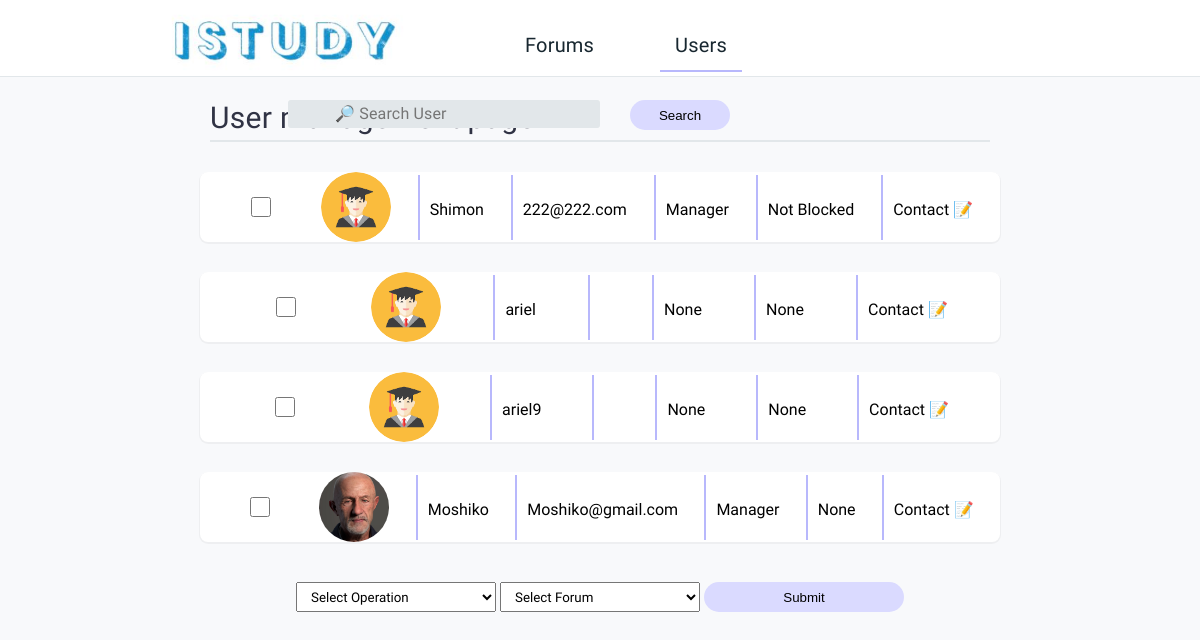
Page /UserManagementPage/Admin1234 on the committed database.
### WebIStudy/models.py (models this page shows, shortened)
class User(models.Model):
    user_name = models.CharField(max_length=50)
    password = models.CharField(max_length=50)
    email = models.CharField(max_length=50)
    campus = models.CharField(max_length=50)
    degree = models.CharField(max_length=50)
    study_year = models.CharField(max_length=50)
    picture = models.ImageField(upload_to=filepath,  null=True, blank=True)
    blocked = models.CharField(max_length=50, null=True)
    manager = models.CharField(max_length=50, null=True)
    forum_manage = models.CharField(max_length=50, null=True)

### WebIStudy/views.py (the view)
# urls.py: re_path(r'UserManagementPage/(?P<oid>[-\w]*)',ShowUserManagePage, name='UsersManage'),
def ShowUserManagePage(request, oid):
    admin = Admin.objects.get(user_name = oid)
    user = User.objects.all()
    forum = Forum.objects.all()
    return render(request, "HTML/UserManagement.html", {'admin':admin, 'user':user, 'forum':forum})

### WebIStudy/templates/HTML/UserManagement.html (shortened to what this page needs)
{% load static %}
<!DOCTYPE html>
<html lang="en" dir="ltr">
  <head>
    <link rel="stylesheet" href="{% static 'CSS/UserManagement.css' %}">
  </head>
  <body>
    <nav>
      <div class="Menu">
        <img src="{% static 'Pictures/Istudy_Logo.JPG' %}" alt="logi" class="logo_image">
        <a href="{% url 'WebIStudy:BacktoManage' admin.user_name %}"><button class="forums_button">Forums</button></a>
        <a href=""><button class="Users_button">Users</button></a>
      </div>
    </nav>
    <section>
      <div class="Search">
        <h1>User management page</h1>
        <form action="{% url 'WebIStudy:searchuser' admin.user_name %}" method="post">
          <input class="input" type="text" name="searchbar" id="searchbar" placeholder="&#128270; Search User"  />
          <button  class="inpu"  style="width: 100px; margin-left: 1150px; margin-top: -40px; position: absolute;"> Search </button>
        </form>
      </div>
    </section>
    <form action="{% url 'WebIStudy:UsersManageActions' admin.user_name %}" method="post" class="container">
      {% for i in user%}
      <div class="UserProf">
        <input type="checkbox" class="check" value="{{i.user_name}}" name="item">
        <img src="{{i.picture.url}}" class="userImage" alt="">
        <p>{{i.user_name}}</p>
        <p>{{i.email}}</p>
        <p>{{i.manager}}</p>
        <p>{{i.blocked}}</p>
        <p><label class="contact_Button">Contact &#128221;</label></p>
      </div>
      {% endfor %}
      <div class="options">
          <select name="oper" id="">
            <option value="">Select Operation</option>
          </select>
          <select name="manage" id="">
              <option value="Select Forum">Select Forum</option>
          </select>
          <button class="inpu">Submit</button>
      </div>
    </form>
    {% load static %}
  </body>
</html>

### WebIStudy/static/CSS/UserManagement.css (style rules this page uses)
body { min-height: 946px; max-width: 1920px; background-color: #f8f9fb; margin: 0px; display: flex; flex-direction: column; }
nav { position: fixed; height: 8%; width: 100%; background-color: white; border-bottom: 1px solid #e2e7ea; display: flex; flex-direction: row; justify-content: center; }
h1 { position: absolute; color: #303344; font-size: 30px; font-weight: 500; letter-spacing: .01em; font-family: 'Roboto Condensed', sans-serif; margin-top: -40px; }
section { height: 13%; width: 100%; background-color: f8f9fb; display: flex; flex-direction: row; justify-content: center; }
.logo_image { position: absolute; object-fit: cover; max-height: 70px; max-width: 500px; margin-top: 4px; margin-left: -60px; }
.forums_button { cursor: pointer; position: absolute; font-size: 20px; font-weight: bolder; line-height: 30px; color: #182730; font-weight: 500; padding: 0 15px; border-style: none; letter-spacing: .01em; margin-top: 30px; margin-left: 300px; padding-bottom: 10px; background-color: white; font-family: 'Roboto Condensed', sans-serif; }
.Users_button { cursor: pointer; position: absolute; font-size: 20px; font-weight: bolder; line-height: 30px; color: #182730; font-weight: 500; padding: 0 15px; border-style: none; letter-spacing: .01em; margin-top: 30px; margin-left: 450px; padding-bottom: 10px; background-color: white; font-family: 'Roboto Condensed', sans-serif; border-bottom: 2px solid rgb(184, 184, 252); }
.Menu { position: fixed; height: 8%; width: 65%; background-color: white; }
.Search { height: 50%; width: 65%; background-color: rgb(255, 255, 255); margin-top: 140px; border-bottom: 2px solid #e2e7ea; }
.input { position: absolute; border: none; outline: 0; color: #182730; font-size: 16px; font-weight: 500; letter-spacing: .01em; padding: 3px 15px 5px 47px; width: 250px; background-color: #e2e7ea; border-radius: 3px; height: 20px; right: 600px; margin-top: -40px; font-family: 'Roboto Condensed', sans-serif; }
.container { position: relative; width:100%; min-height: 700px; overflow:hidden; display: flex; flex-direction: column; align-items: center; }
.options { margin-top: 40px; }
.UserProf { margin-top: 30px; background-color: white; width: 800px; height: 70px; display: flex; flex-direction: row; justify-content: space-evenly; align-items: center; box-shadow: 0 1px 0 1px rgba(0,0,0,.04); border-radius: .5em; }
.userImage { object-fit: cover; border-radius: 100%; border-style: none; background-size: cover; height: 70px; width: 70px; }
p { font-family: 'Roboto Condensed', sans-serif; text-align: center; height: 40px; border-left:2px solid rgb(184, 184, 252); padding-left: 10px; padding-top: 25px; }
input[type='checkbox'] { width: 60px; height: 20px; background-color: #e2e7ea; }
select { width: 200px; height: 30px; padding-left: 10px; font-family: 'Roboto Condensed', sans-serif; }
.inpu { right: 470px; width: 200px; height: 30px; border-radius: 30px; border-style: none; background-color: rgb(218, 218, 255); cursor: pointer; }
.contact_Button { cursor:pointer; }

### rows in the picture
User: picture (picture), user_name "Shimon", email "222@222.com", manager "Manager", blocked "Not Blocked"
User: picture (picture), user_name "ariel", manager "None", blocked "None"
User: picture (picture), user_name "ariel9", manager "None", blocked "None"
User: picture (picture), user_name "Moshiko", email "Moshiko@gmail.com", manager "Manager", blocked "None"
